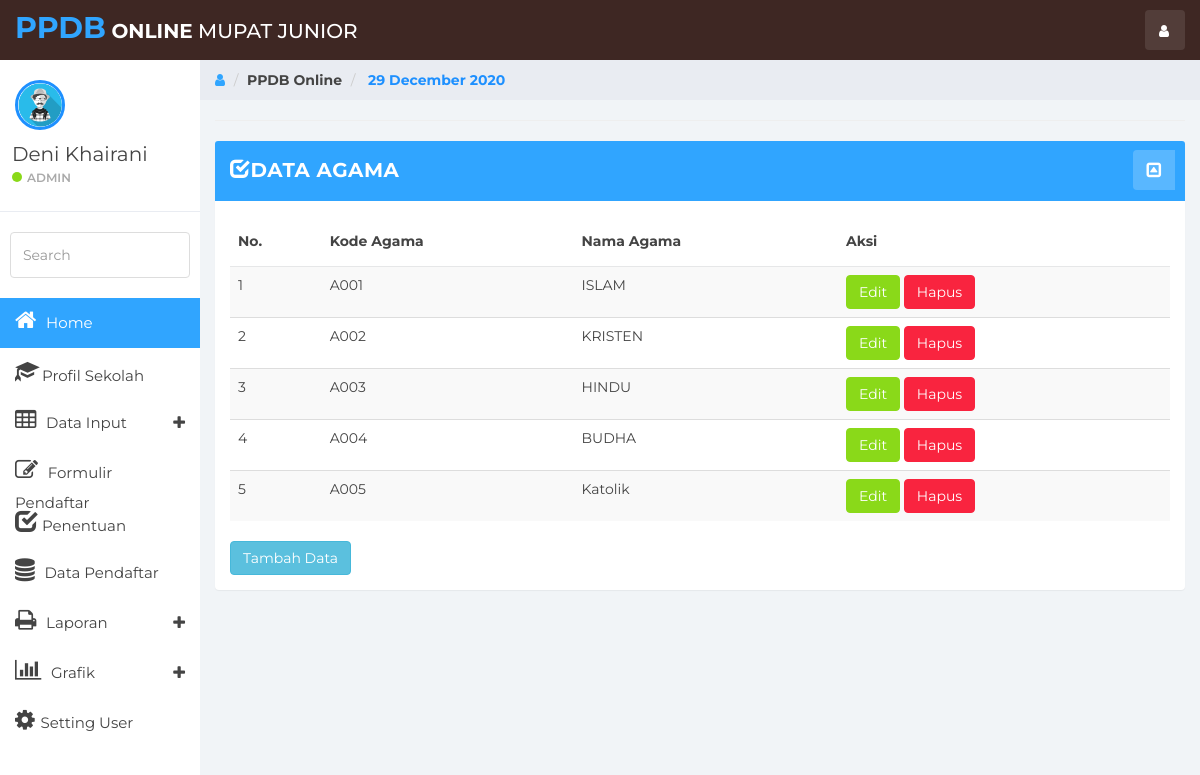
The page /Hal_admin.php?page=admin&action=agama (signed in) on the database its author committed.
### tables this page shows
CREATE TABLE `tb_user` (
  `kode_user` varchar(11) NOT NULL,
  `username` varchar(15) NOT NULL,
  `password` varchar(60) NOT NULL,
  `pass` varchar(50) NOT NULL,
  `nama_lengkap` varchar(50) NOT NULL,
  `level` varchar(15) NOT NULL,
  `gambar` varchar(50) NOT NULL,
  PRIMARY KEY (`kode_user`) USING BTREE
);

CREATE TABLE `tb_agama` (
  `kode_agama` varchar(15) NOT NULL,
  `nama_agama` varchar(30) NOT NULL,
  PRIMARY KEY (`kode_agama`) USING BTREE
);

### admin/agama.php (the view, shortened to what this page needs)
<div class="panel panel-info">
<div class="panel-heading">
	<b><span class="glyphicon glyphicon-check" style="font-size: 20px;"></span>DATA AGAMA</b>
	<span class="pull-right clickable panel-toggle panel-button-tab-left"><em class="fa fa-toggle-up"></em></span>
</div>
<div class="panel-body">
	<table class="tabble table bordered table-striped table table-striped">
		<thead>
			<tr>
				<th>No.</th>
				<th>Kode Agama</th>
				<th>Nama Agama</th>
				<th>Aksi</th>
			</tr>
		</thead>
		<tbody>
			<?php
				$sql=mysqli_query($con,"SELECT * FROM tb_agama");
				$no=1;
				while ($data= mysqli_fetch_array($sql)) {
				 ?>
			<tr>
				<td><?php echo $no++; ?> </td>
				<td><?php echo $data['kode_agama']; ?> </td>
				<td><?php echo $data['nama_agama']; ?></td>
				<td>
<a href="" data-toggle="modal" data-target="#edit<?php echo $data['kode_agama']; ?>"><button type="button" class="btn btn-success"  data-toggle="tooltip" data-placement="left" title="Ubah Data"> Edit
</button></a>
					<a href="?page=admin&action=hapus_agama&kdjab=<?php echo $data['kode_agama']; ?>"> <button class="btn btn-danger">Hapus</button> </a>
				</td>
			</tr>
			<?php 	} ?>
		</tbody>
	</table>
<button type="button" class="btn btn-info" data-toggle="modal" data-target=".bs-example-modal-lg">Tambah Data</button>
</div>
</div>
</div>

### Hal_admin.php (shortened to what this page needs)
<?php
include 'inc/koneksi.php';
if (@$_SESSION['admin']) {
 ?>
<!DOCTYPE html>
<html>
<head>
	<link href="assets/css/bootstrap.min.css" rel="stylesheet">
	<link href="assets/css/font-awesome.min.css" rel="stylesheet">
	<link href="assets/css/datepicker3.css" rel="stylesheet">
	<link href="assets/css/styles.css" rel="stylesheet">
		<link rel="stylesheet" type="text/css" href="assets/DataTables/media/css/jquery.dataTables.css">
	<link rel="stylesheet" type="text/css" href="assets/DataTables/media/css/dataTables.bootstrap.css">
</head>
<body>
		<nav class="navbar navbar-custom navbar-fixed-top" role="navigation" style="color:#3e2723;">
			<?php
if (@$_SESSION['admin']) {
$sesi = @$_SESSION['admin'];
}
$sql_formulir = mysqli_query($con, "select * from tb_user where kode_user = '$sesi'") or die(mysqli_error());
$data = mysqli_fetch_array($sql_formulir);
?>
		<div class="container-fluid">
			<div class="navbar-header">
				<a class="navbar-brand" href="#"><span style="font-size: 30px;"><b>PPDB</b></span> <b> Online</b> MUPAT JUNIOR</a>
				<ul class="nav navbar-top-links navbar-right">
					<li class="dropdown"><a class="dropdown-toggle count-info" data-toggle="dropdown" href="#">
						<em class="fa fa-user"></em>
					</a>
					</li>
				</ul>
			</div>
		</div>
	</nav>
	<div id="sidebar-collapse" class="col-sm-3 col-lg-2 sidebar">
		<div class="profile-sidebar">
			<div class="profile-userpic">
				<img src="assets/gambar/user/<?php echo $data ['gambar']; ?>" class="img-responsive" alt="" style="
                    border: 3px solid dodgerblue;
                    border-radius: 100%;">
			</div>
			<div class="profile-usertitle">
				<div class="profile-usertitle-name"><?php echo $data ['nama_lengkap']; ?></div>
				<div class="profile-usertitle-status"><span class="indicator label-success"></span><?php echo $data ['level']; ?></div>
			</div>
		</div>
		<form role="search">
			<div class="form-group">
				<input type="text" class="form-control" placeholder="Search">
			</div>
		</form>
		<ul class="nav menu">
			<li  class="active"><a href="Hal_admin.php"><em class="fa fa-home" style="font-size: 23px;">&nbsp;</em> Home</a></li>
			<li><a href="?page=admin&action=profil"><em class="glyphicon glyphicon-education" style="font-size: 23px;"> </em> Profil Sekolah</a></li>
			<li class="parent "><a data-toggle="collapse" href="#sub-item-1">
				<em class="fa fa-table" style="font-size: 23px;">&nbsp;</em> Data Input <span data-toggle="collapse" href="#sub-item-1" class="icon pull-right"><em class="fa fa-plus"></em></span>
				</a>
			</li>
			<li><a href="?page=admin&action=formulir"><em class="fa fa-edit" style="font-size: 23px;">&nbsp;</em> Formulir Pendaftar</a></li>
			<li><a href="?page=admin&action=penentuan"><em class="glyphicon glyphicon-check" style="font-size: 23px;"></em> Penentuan</a></li>
			<li><a href="?page=admin&action=lihat"><em class="fa fa-database" style="font-size: 23px;">&nbsp;</em> Data Pendaftar</a></li>
			<li class="parent "><a data-toggle="collapse" href="#sub-item-3">
				<em class="fa fa-print" style="font-size: 23px;">&nbsp;</em> Laporan <span data-toggle="collapse" href="#sub-item-3" class="icon pull-right"><em class="fa fa-plus"></em></span>
				</a>
			</li>
			<li class="parent "><a data-toggle="collapse" href="#sub-item-2">
				<em class="fa fa-bar-chart" style="font-size: 23px;">&nbsp;</em> Grafik <span data-toggle="collapse" href="#sub-item-2" class="icon pull-right"><em class="fa fa-plus"></em></span>
				</a>
			</li>
			<li><a href="?page=admin&action=user"><em class="fa fa-gear" style="font-size: 23px;">&nbsp;</em>Setting User</a></li>
		</ul>
	</div>
	<div class="col-sm-9 col-sm-offset-3 col-lg-10 col-lg-offset-2 main">
		<div class="row">
			<ol class="breadcrumb">
				<li><a href="#">
					<em class="fa fa-user"></em>
				</a></li>
				<li><b>PPDB Online</b></li>
				<li><b style="color: dodgerblue;"><?php echo date (" d F Y") ?></b></li>
			</ol>
		</div>
		<hr>
<?php
$page = @$_GET['page'];
$action = @$_GET['action'];
if ($page=="admin") {
	if ($action=="") {
		include 'admin/formulir.php';
	}elseif ($action=="penentuan") {
		include 'admin/penentuan.php';
	}elseif ($action=="lihat") {
		include 'admin/data_pendaftar.php';
	}elseif ($action=="detail") {
		include 'admin/detail_formulir.php';
	}elseif ($action=="proses") {
		include 'admin/proses_penentuan.php';
	}elseif ($action=="hapus") {
		include 'admin/hapus.php';
	}elseif ($action=="user") {
		include 'admin/manage_user.php';
	}elseif ($action=="edituser") {
		include 'admin/edit_user.php';
	}elseif ($action=="deluser") {
		include 'admin/del_user.php';
	}elseif ($action=="all_laporan") {
		include 'Laporan/all_laporan.php';
	}elseif ($action=="formulir") {
		include 'admin/formulir.php';
	}elseif ($action=="editsiswa") {
		include 'admin/edit_formulir.php';
	}elseif ($action=="profil") {
		include 'profil.php';
	}elseif ($action=="grafik") {
		include 'admin/grafik.php';
	}elseif ($action=="grafik1") {
		include 'admin/grafik1.php';
	}elseif ($action=="editadmin") {
		include 'admin/edit_user_admin.php';
	}elseif ($action=="deladmin") {
		include 'admin/del_admin.php';
	}elseif ($action=="agama") {
		include 'admin/agama.php';
	}elseif ($action=="hapus_agama") {
		include 'admin/hapus_agama.php';
	}
}elseif ($page=="") {
	include 'admin/Home_admin.php';
}else{
	echo "404 !! Notfonud";
}
?>
</body>
</html>
<?php
}else{
	header("location:/ppdb-mupat/index.php");
}
 ?>

### rows shown on the page
tb_user: gambar (picture), nama_lengkap "Deni Khairani", level "ADMIN"
tb_agama: kode_agama "A001", nama_agama "ISLAM"
tb_agama: kode_agama "A002", nama_agama "KRISTEN"
tb_agama: kode_agama "A003", nama_agama "HINDU"
tb_agama: kode_agama "A004", nama_agama "BUDHA"
tb_agama: kode_agama "A005", nama_agama "Katolik"

### other values the page prints
date (" d F Y") "29 December 2020"
